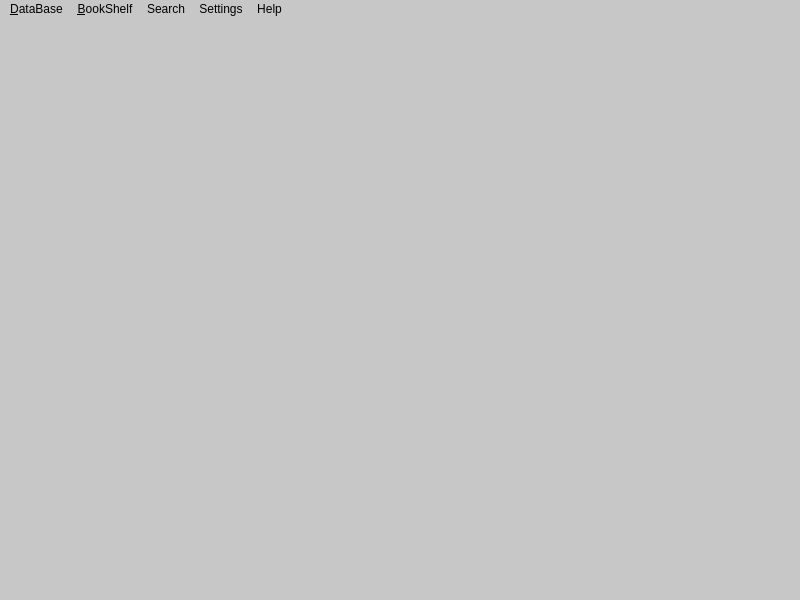
<?xml version="1.0" encoding="UTF-8"?>
<ui version="4.0">
 <class>BookCatalogueWindow</class>
 <widget class="QMainWindow" name="BookCatalogueWindow">
  <property name="geometry">
   <rect>
    <x>0</x>
    <y>0</y>
    <width>800</width>
    <height>600</height>
   </rect>
  </property>
  <property name="minimumSize">
   <size>
    <width>800</width>
    <height>600</height>
   </size>
  </property>
  <property name="maximumSize">
   <size>
    <width>800</width>
    <height>600</height>
   </size>
  </property>
  <property name="windowTitle">
   <string>Book Catalogue</string>
  </property>
  <property name="styleSheet">
   <string notr="true">background-color: rgb(199, 199, 199);
border-color: rgb(94, 94, 94);</string>
  </property>
  <widget class="QWidget" name="centralwidget"/>
  <widget class="QMenuBar" name="menubar">
   <property name="geometry">
    <rect>
     <x>0</x>
     <y>0</y>
     <width>800</width>
     <height>20</height>
    </rect>
   </property>
   <widget class="QMenu" name="menu_DataBase">
    <property name="title">
     <string>&amp;DataBase</string>
    </property>
    <widget class="QMenu" name="menuExport">
     <property name="title">
      <string>Export</string>
     </property>
     <addaction name="actionXML"/>
     <addaction name="actionJSON"/>
    </widget>
    <widget class="QMenu" name="menuDataBase">
     <property name="title">
      <string>DataBase</string>
     </property>
     <addaction name="actionSelect"/>
     <addaction name="actionNew"/>
    </widget>
    <widget class="QMenu" name="menuBook">
     <property name="title">
      <string>Book</string>
     </property>
     <addaction name="actionNew_2"/>
    </widget>
    <addaction name="menuBook"/>
    <addaction name="separator"/>
    <addaction name="menuDataBase"/>
    <addaction name="separator"/>
    <addaction name="menuExport"/>
   </widget>
   <widget class="QMenu" name="menu_BookShelf">
    <property name="title">
     <string>&amp;BookShelf</string>
    </property>
    <addaction name="actionNew_3"/>
    <addaction name="actionClone"/>
    <addaction name="actionRemove"/>
   </widget>
   <widget class="QMenu" name="menuSearch">
    <property name="title">
     <string>Search</string>
    </property>
   </widget>
   <widget class="QMenu" name="menuSettings">
    <property name="title">
     <string>Settings</string>
    </property>
   </widget>
   <widget class="QMenu" name="menuHelp">
    <property name="title">
     <string>Help</string>
    </property>
    <addaction name="actionAbout"/>
    <addaction name="actionDocumentation"/>
   </widget>
   <addaction name="menu_DataBase"/>
   <addaction name="menu_BookShelf"/>
   <addaction name="menuSearch"/>
   <addaction name="menuSettings"/>
   <addaction name="menuHelp"/>
  </widget>
  <widget class="QStatusBar" name="statusbar"/>
  <action name="actionXML">
   <property name="text">
    <string>XML</string>
   </property>
  </action>
  <action name="actionJSON">
   <property name="text">
    <string>JSON</string>
   </property>
  </action>
  <action name="actionSelect">
   <property name="text">
    <string>Open</string>
   </property>
  </action>
  <action name="actionNew">
   <property name="text">
    <string>New</string>
   </property>
  </action>
  <action name="actionNew_2">
   <property name="text">
    <string>New</string>
   </property>
  </action>
  <action name="actionNew_3">
   <property name="text">
    <string>New</string>
   </property>
  </action>
  <action name="actionClone">
   <property name="text">
    <string>Clone</string>
   </property>
  </action>
  <action name="actionRemove">
   <property name="text">
    <string>Remove</string>
   </property>
  </action>
  <action name="actionAbout">
   <property name="text">
    <string>About</string>
   </property>
  </action>
  <action name="actionDocumentation">
   <property name="text">
    <string>Documentation</string>
   </property>
  </action>
 </widget>
 <resources/>
 <connections/>
</ui>
